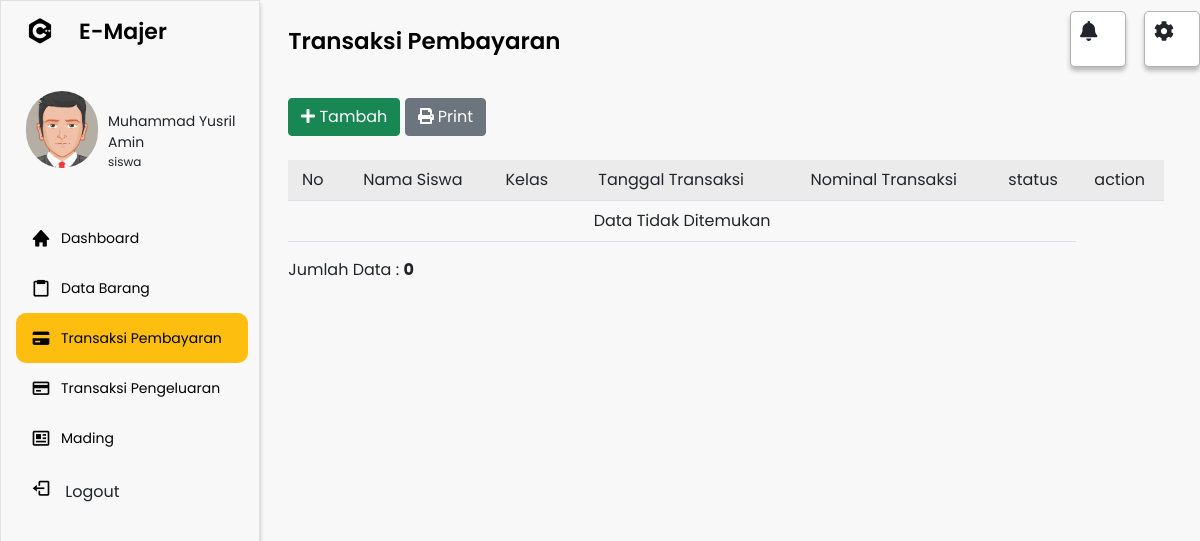
Before: /index.php?p=pembayaran (signed in) with the older database file.
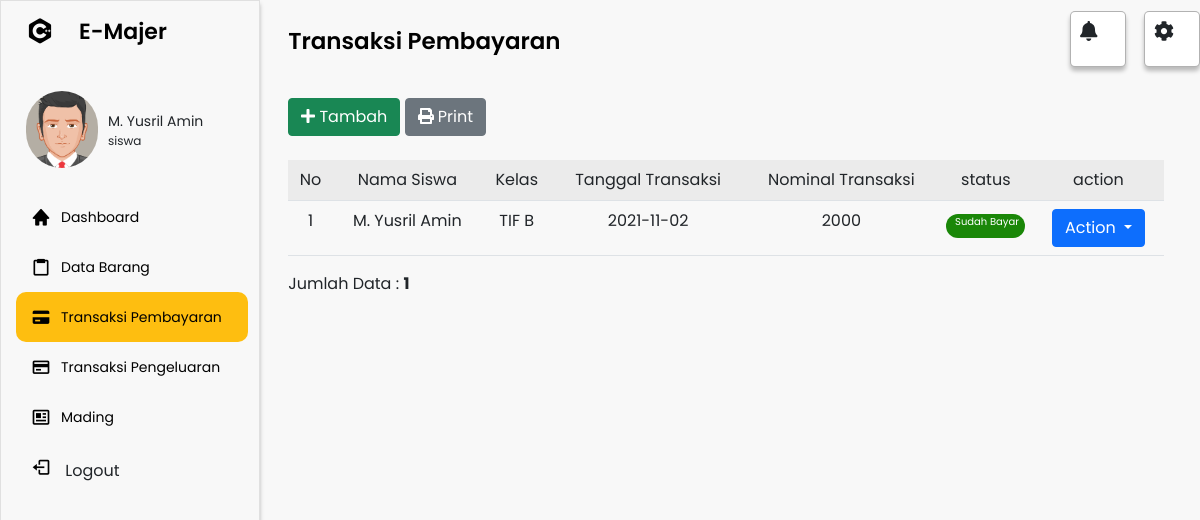
After: the same page with the newer database file.
### tables this page shows
CREATE TABLE `akun` (
  `id_akun` int(11) NOT NULL,
  `nama` varchar(50) NOT NULL,
  `email` varchar(50) NOT NULL,
  `username` varchar(50) NOT NULL,
  `password` varchar(50) NOT NULL,
  `id_kelas` int(11) NOT NULL,
  `id_level` int(11) NOT NULL,
  `saldo` varchar(25) NOT NULL
);

CREATE TABLE `level` (
  `id_level` int(11) NOT NULL,
  `nama_level` varchar(50) NOT NULL
);

CREATE TABLE `transaksi` (
  `id_transaksi` int(11) NOT NULL,
  `id_akun` int(11) NOT NULL,
  `nama_kelas` varchar(25) NOT NULL,
  `tanggal_transaksi` date NOT NULL,
  `nominal_transaksi` varchar(20) NOT NULL,
  `status` int(11) NOT NULL
);

CREATE TABLE `kelas` (
  `id_kelas` int(11) NOT NULL,
  `nama_kelas` varchar(50) NOT NULL
);

### index.php (the view, shortened to what this page needs)
<?php
include 'koneksi.php';
$id = $_SESSION['id_akun'];
$nama = $_SESSION['nama'];
$kelas = $_SESSION['id_kelas'];
$query = "SELECT * FROM akun INNER JOIN kelas ON akun.id_kelas = kelas.id_kelas INNER JOIN level ON akun.id_level = level.id_level WHERE akun.id_akun = $id";
$result = mysqli_query($koneksi, $query);
if (mysqli_num_rows($result) > 0) {
    while ($row = mysqli_fetch_array($result)) {
?>
        <!DOCTYPE html>
        <html lang="en">
        <head>
            <link rel="stylesheet" href="assets/css/kalender.css">
            <link rel="stylesheet" href="assets/css/style.css">
            <link href="https://cdn.jsdelivr.net/npm/bootstrap@5.0.2/dist/css/bootstrap.min.css" rel="stylesheet">
            <link href='https://unpkg.com/boxicons@2.0.7/css/boxicons.min.css' rel='stylesheet'>
            <link rel="stylesheet" href="https://cdnjs.cloudflare.com/ajax/libs/font-awesome/5.13.0/css/all.min.css">
        </head>
        <body>
            <div class="sidebar">
                <div class="logo-details">
                    <i class='bx bxl-c-plus-plus'></i>
                    <span class="logo_name">E-Majer</span>
                </div>
                <div class="profil-box">
                    <img src="assets/gambar/avatar53.png" alt="">
                    <div class="profil-name">
                        <p class="nama"><?= $nama ?></p>
                        <p class="level"><?= $row['nama_level'] ?></p>
                    </div>
                </div>
                <ul class="nav-links">
                    <li>
                        <div class="li">
                            <a href="index.php?p=home">
                                <i class='bx bxs-home'></i>
                                <span class="link_name">Dashboard</span>
                            </a>
                        </div>
                    </li>
                    <li>
                        <div class="li">
                            <a href="index.php?p=barang">
                                <i class='bx bx-clipboard'></i>
                                <span class="link_name">Data Barang</span>
                            </a>
                        </div>
                    </li>
                    <li>
                        <div class="li">
                            <a href="index.php?p=pembayaran">
                                <i class='bx bxs-credit-card'></i>
                                <span class="link_name">Transaksi Pembayaran</span>
                            </a>
                        </div>
                    </li>
                    <li>
                        <div class="li">
                            <a href="index.php?p=pengeluaran">
                                <i class='bx bx-credit-card'></i>
                                <span class="link_name">Transaksi Pengeluaran</span>
                            </a>
                        </div>
                    </li>
                    <li>
                        <div class="li">
                            <a href="index.php?p=mading">
                                <i class='bx bx-news'></i>
                                <span class="link_name">Mading</span>
                            </a>
                        </div>
                    </li>
                    <li>
                        <div class="logout">
                            <i class='bx bx-log-out'></i>
                            <span class="link_name">Logout</span>
                        </div>
                    </li>
                </ul>
            </div>
            <?php
            $pages_dir = 'pages';
            if (!empty($_GET['p'])) {
                $pages = scandir($pages_dir, 0);
                unset($pages[0], $pages[1]);
                $p = $_GET['p'];
                if (in_array($p . '.php', $pages)) {
                    include($pages_dir . '/' . $p . '.php');
                } else {
                    echo 'Halaman Tidak Ditemukan';
                }
            } else {
                include($pages_dir . '/home.php');
            }
            ?>
        </body>
        </html>
<?php }
} ?>

### pages/pembayaran.php (shortened to what this page needs)
<section class="home-section">
    <div class="home-content">
        <span class="text">Transaksi Pembayaran</span>
        <div class="notif">
            <i class="fas fa-bell n"></i>
        </div>
        <div class="setting">
            <i class="fas fa-cog s"></i>
        </div>
    </div>
    <div class="content">
        <button type="button" class="btn btn-success"><i class="fas fa-plus"></i> Tambah</button>
        <button type="button" class="btn btn-secondary"><i class="fas fa-print"></i> Print</button>
        <table class="table table-striped mt-4 ml-3" style="width:96%; text-align:center;">
            <tr>
                <td>No</td>
                <td>Nama Siswa</td>
                <td>Kelas</td>
                <td>Tanggal Transaksi</td>
                <td>Nominal Transaksi</td>
                <td>status</td>
                <td colspan="2">action</td>
            </tr>
            <?php
            $batas = 5;
            extract($_GET);
            if (empty($hal)) {
                $posisi = 0;
                $nomor = 1;
            } else {
                $posisi = ($hal - 1) * $batas;
                $nomor = $posisi + 1;
            }
            if ($_SERVER['REQUEST_METHOD'] == "POST") {
                $pencarian = trim(mysqli_real_escape_string($koneksi, $_POST['pencarian']));
                if ($pencarian != "") {
                    $sql = "SELECT * FROM transaksi INNER JOIN akun ON transaksi.id_akun = akun.id_akun JOIN
                            kelas On akun.id_kelas = kelas.id_kelas WHERE Nama_transaksi LIKE '%$pencarian%'";
                    $query = $sql;
                    $queryJml = $sql;
                } else {
                    $query = "SELECT * FROM transaksi INNER JOIN akun ON transaksi.id_akun = akun.id_akun JOIN
                            kelas On akun.id_kelas = kelas.id_kelas WHERE akun.id_kelas = '$kelas'";
                    $queryJml = "SELECT * FROM transaksi INNER JOIN akun ON transaksi.id_akun = akun.id_akun JOIN
                    kelas On akun.id_kelas = kelas.id_kelas WHERE akun.id_kelas = '$kelas'  ";
                    $no = $posisi * 1;
                }
            } else {
                $query = "SELECT * FROM transaksi INNER JOIN akun ON transaksi.id_akun = akun.id_akun JOIN
                            kelas On akun.id_kelas = kelas.id_kelas WHERE akun.id_kelas = '$kelas'  ";
                $queryJml = "SELECT * FROM transaksi INNER JOIN akun ON transaksi.id_akun = akun.id_akun JOIN
                            kelas On akun.id_kelas = kelas.id_kelas WHERE akun.id_kelas = '$kelas' ";
            }
            $q_tampil_transaksi = mysqli_query($koneksi, $query);
            if (mysqli_num_rows($q_tampil_transaksi) > 0) {
                while ($r_tampil_transaksi = mysqli_fetch_array($q_tampil_transaksi)) {
            ?>
                    <tr>
                        <td><?php echo $nomor; ?></td>
                        <td><?php echo $r_tampil_transaksi['nama']; ?></td>
                        <td><?php echo $r_tampil_transaksi['nama_kelas']; ?></td>
                        <td><?php echo $r_tampil_transaksi['tanggal_transaksi']; ?></td>
                        <td><?php echo $r_tampil_transaksi['nominal_transaksi']; ?></td>
                        <td>
                            <?php
                            if ($r_tampil_transaksi['status'] == 1) {
                                echo "<div class='status' style='background-color: #DB0909;'>Belum Bayar</div>";
                            } else if ($r_tampil_transaksi['status'] == 2) {
                                echo "<div class='status' style='background-color: #1A8708;'>Sudah Bayar</div>";
                            }
                            ?>
                        </td>
                        <td>
                            <div class="dropdown">
                                <button class="btn btn-primary dropdown-toggle" type="button" id="dropdownMenuButton1" data-bs-toggle="dropdown" aria-expanded="false">
                                    Action
                                </button>
                            </div>
                        </td>
                    </tr>
            <?php $nomor++;
                }
            } else {
                echo "<tr><td colspan=6>Data Tidak Ditemukan</td></tr>";
            } ?>
        </table>
        <?php
        if (isset($_POST['pencarian'])) {
            if ($_POST['pencarian'] != '') {
                echo "<div style=\"float:left;\">";
                $jml = mysqli_num_rows(mysqli_query($koneksi, $queryJml));
                echo "Data Hasil Pencarian: <b>$jml</b>";
                echo "</div>";
            }
        } else { ?>
            <div style="float: left;">
                <?php
                $jml = mysqli_num_rows(mysqli_query($koneksi, $queryJml));
                echo "Jumlah Data : <b>$jml</b>";
                ?>
            </div>
        <?php
        }
        ?>
    </div>
</section>

### assets/css/style.css (style rules this page uses)
* { margin:0px; padding: 0px; font-family: 'Poppins', sans-serif; }
.sidebar { position: fixed; top: 0; left: 0; height: 100%; width: 260px; position: fixed; background: #F8F8F8; border: 1px solid rgba(170, 170, 170, 0.3); box-shadow: 0px 4px 4px rgba(0, 0, 0, 0.25); z-index: 100; transition: all 0.5s ease; }
.sidebar .logo-details { height: 60px; width: 100%; display: flex; align-items: center; }
.sidebar .logo-details i { font-size: 30px; color: #000000; height: 50px; min-width: 78px; text-align: center; line-height: 50px; }
.sidebar .profil-box { display: flex; padding-top: 30px; }
.sidebar .profil-box img { width: 4.5rem; height: 4.8rem; margin-right: 10px; margin-left: 25px; border-radius: 80px; }
.sidebar .profil-box .profil-name { padding-top: 20px; }
.sidebar .profil-box .profil-name .nama { font-size: 14px; font-family: 'Poppins', sans-serif; }
.sidebar .profil-box .profil-name .level { font-size: 12px; position: relative; font-family: 'Poppins', sans-serif; top: -1rem; }
.sidebar .logo-details .logo_name { font-size: 22px; color: #000000; font-weight: 600; transition: 0.3s ease; transition-delay: 0.1s; }
.sidebar .nav-links { height: 100%; padding: 10px 0 150px 0; overflow: auto; }
.sidebar .nav-links li { position: relative; list-style: none; transition: all 0.4s ease; }
.sidebar .nav-links .active { background: #FEBE10; width: 90%; margin-left: 15px; border-radius: 10px 10px 10px 10px; }
.sidebar .nav-links .active a { position: relative; left: -15px; }
.sidebar .nav-links li i { height: 50px; margin-left: 30px; margin-right: 10px; text-align: center; line-height: 50px; color: #000000; font-size: 20px; cursor: pointer; transition: all 0.3s ease; }
.sidebar .nav-links li a { display: flex; align-items: center; text-decoration: none; }
.sidebar .nav-links li a .link_name { font-size: 14px; font-weight: 400; color: #000000; transition: all 0.4s ease; }
.home-section { position: relative; background: #f8f8f8; height: 100%; left: 260px; padding-bottom: 3px; width: calc(100% - 260px); transition: all 0.5s ease; }
.home-section .home-content { height: 60px; display: flex; align-items: center; }
.home-section .home-content .text { font-size: 23px; color: #000000; padding-top: 23px; font-weight: 600; padding-left: 3%; width: 87%; font-family: 'Poppins'; }
.home-section .setting { width: 7vh; height: 7vh; margin-left: 2%; margin-top: 2%; padding: 9px; background: #FFFFFF; border: 1px solid rgba(0, 0, 0, 0.3); box-sizing: border-box; box-shadow: 0px 4px 4px rgba(0, 0, 0, 0.25); border-radius: 5px; }
.home-section .home-content .setting .s { font-size: 20px; }
.home-section .notif { width: 7vh; height: 7vh; margin-top: 2%; padding: 9px; background: #FFFFFF; border: 1px solid rgba(0, 0, 0, 0.3); box-sizing: border-box; box-shadow: 0px 4px 4px rgba(0, 0, 0, 0.25); border-radius: 5px; }
.home-section .home-content .notif .n { font-size: 20px; }
.home-section .content { width: 100%; height: 88vh; padding-left: 3%; padding-top: 4%; }
.home-section .content .status { width: 100%; font-family: 'Poppins'; font-size: 10px; border-radius: 20px; color: #ffff; text-align: center; margin-top: 5px; height: 3vh; padding-left: 3%; padding-top: 1%; }

Changed rows visible on the page:
changed akun "siswa": nama "Muhammad Yusril Amin" → "M. Yusril Amin"; jml "0" → "1"; no longer shows "Data Tidak Ditemukan"
added transaksi: id_akun.nama "M. Yusril Amin", kelas.nama_kelas "TIF B", tanggal_transaksi "2021-11-02", nominal_transaksi "2000", status "Sudah Bayar"
